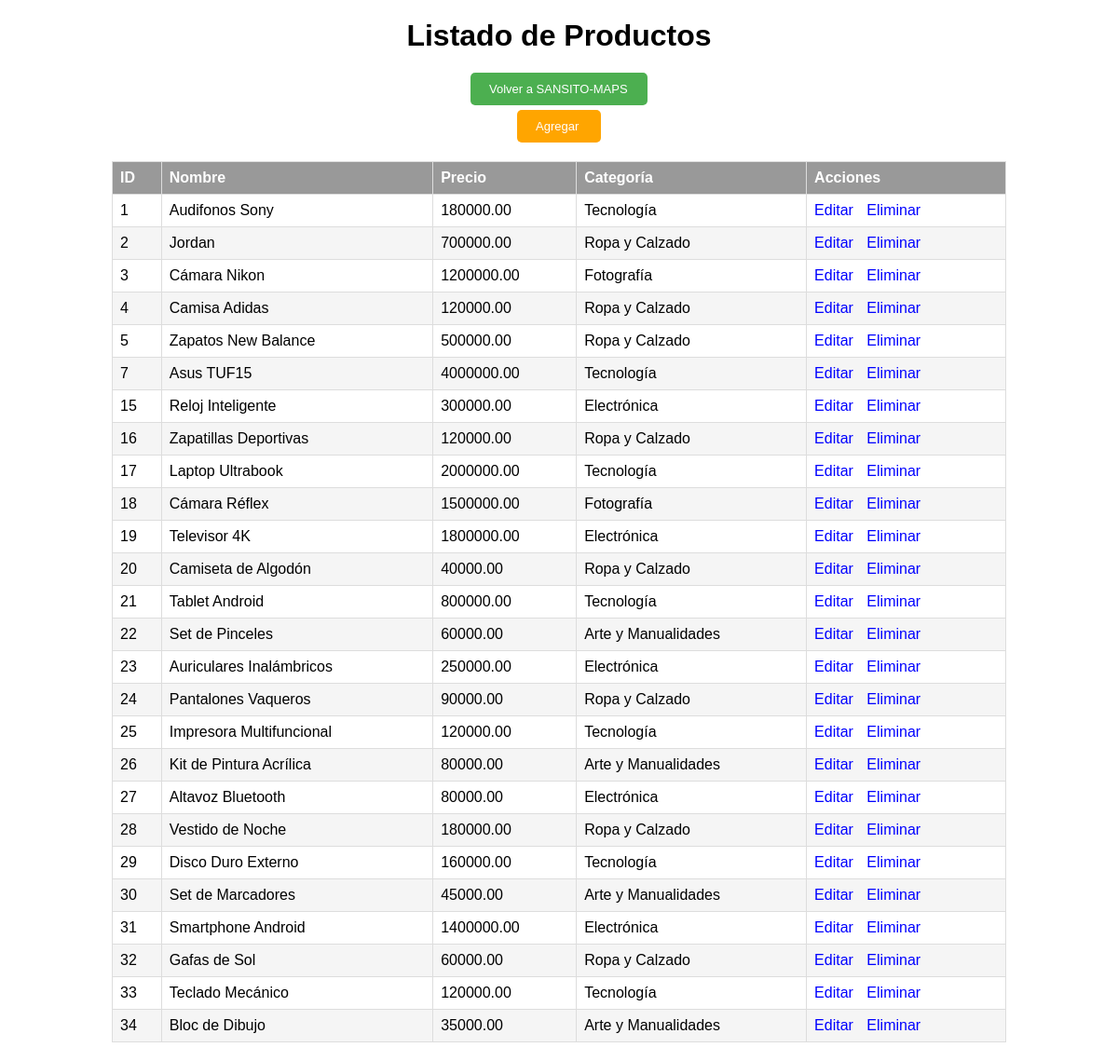
The app's page /modules/admin/producto/lista.php, older data.
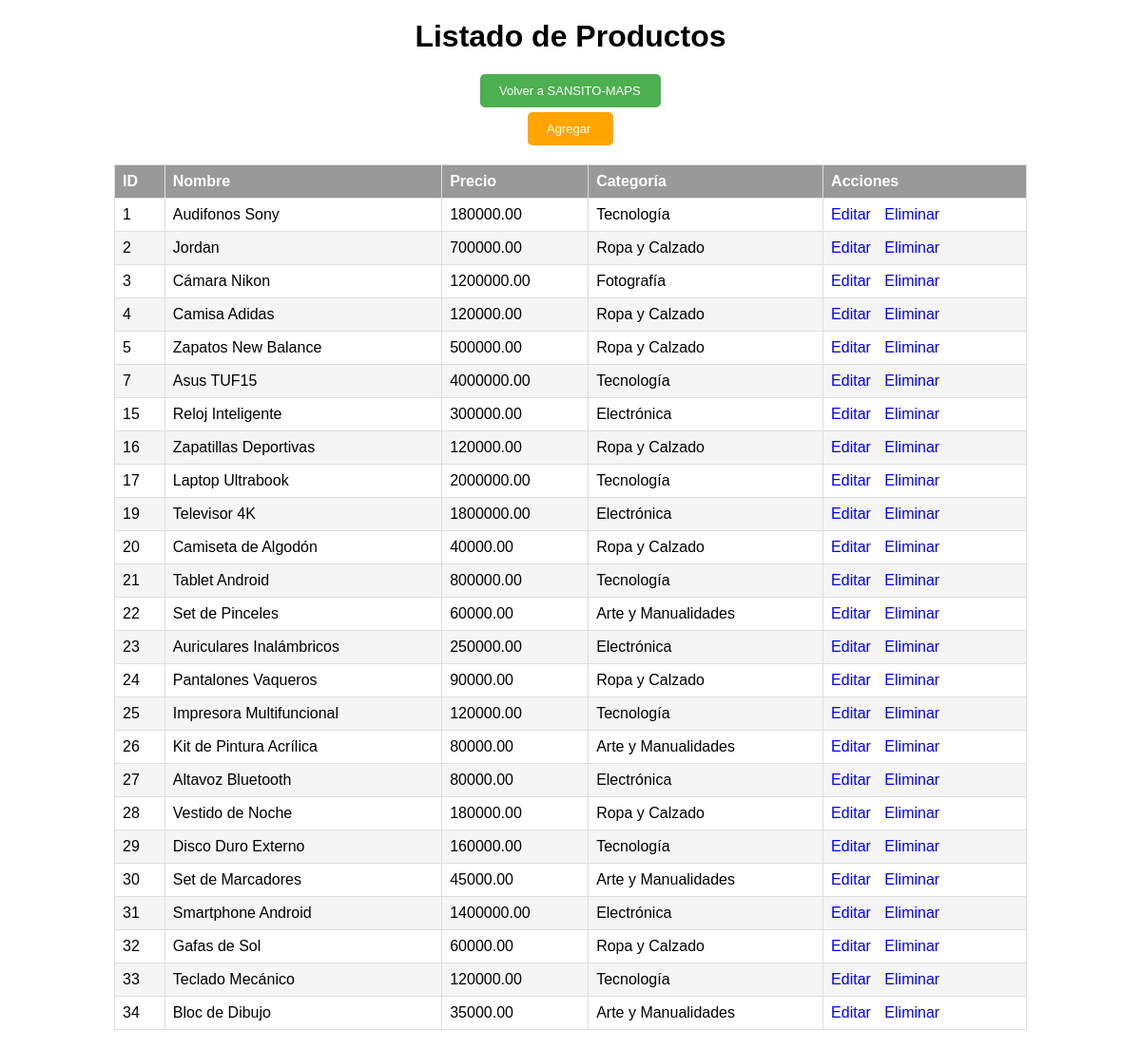
The same page, newer data.
### tables this page shows
CREATE TABLE `productos` (
  `ID_producto` int(11) NOT NULL,
  `ID_vendedor` int(11) NOT NULL,
  `nombre_producto` varchar(100) NOT NULL,
  `imagen_producto` varchar(128) NOT NULL,
  `descripcion` text DEFAULT NULL,
  `precio` decimal(10,2) NOT NULL,
  `categoria` varchar(50) DEFAULT NULL,
  `stock_disponible` int(11) NOT NULL,
  `fecha_agregado` timestamp NOT NULL DEFAULT current_timestamp(),
  `descuento` int(11) DEFAULT NULL
);

### WEB/modules/admin/producto/lista.php (the view, shortened to what this page needs)
<?php
include('../../sql/conexion.php');
$query = "SELECT * FROM productos";
$result = mysqli_query($conn, $query);
?>
<!DOCTYPE html>
<html>
<head>
</head>
<body>
    <h1>Listado de Productos</h1>
    <table>
    <a id="volver" href="/SANSITO-MAPS" style="display: block; margin: 0 auto; width: 150px;">Volver a SANSITO-MAPS</a>
    <a id="volver" href="agregar.php" style="display: block; margin: 0 auto; margin-top: 5px; width: 50px; background-color: orange;">Agregar</a>
        <tr>
            <th>ID</th>
            <th>Nombre</th>
            <th>Precio</th>
            <th>Categoría</th>
            <th>Acciones </th>
        </tr>
        <?php while ($row = mysqli_fetch_assoc($result)) { ?>
            <tr>
                <td><?php echo $row['ID_producto']; ?></td>
                <td><?php echo $row['nombre_producto']; ?></td>
                <td><?php echo $row['precio']; ?></td>
                <td><?php echo $row['categoria']; ?></td>
                <td>
                    <a href="editar.php?id=<?php echo $row['ID_producto']; ?>">Editar</a>
                    <a href="eliminar.php?id=<?php echo $row['ID_producto']; ?>">Eliminar</a>
                </td>
            </tr>
        <?php } ?>
    </table>
</body>
</html>

### WEB/modules/admin/producto/lista.php (style rules this page uses)
body { font-family: Arial, sans-serif; margin: 0; padding: 0; }
h1 { text-align: center; margin-top: 20px; }
table { width: 80%; margin: 20px auto; border-collapse: collapse; }
table, th, td { border: 1px solid #ddd; }
th, td { padding: 8px; text-align: left; }
th { background-color: #999; color: white; }
table tr:nth-child(odd) { background-color: whitesmoke; }
a { text-decoration: none; margin-right: 10px; color: blue; }
#volver { padding: 10px 20px; font-size: 13px; margin-left: 10px; text-decoration: none; background-color: #4CAF50; color: white; border: none; border-radius: 5px; cursor: pointer; }

Row changes from the older to the newer data that the page shows:
removed productos: ID_producto "18", nombre_producto "Cámara Réflex", precio "1500000.00", categoria "Fotografía"
